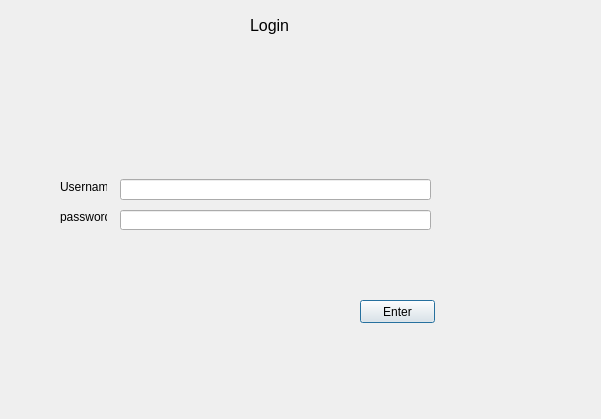
<?xml version="1.0" encoding="UTF-8"?>
<ui version="4.0">
 <class>devwindow</class>
 <widget class="QDialog" name="devwindow">
  <property name="geometry">
   <rect>
    <x>0</x>
    <y>0</y>
    <width>601</width>
    <height>419</height>
   </rect>
  </property>
  <property name="windowTitle">
   <string>Login</string>
  </property>
  <widget class="QLabel" name="label">
   <property name="geometry">
    <rect>
     <x>250</x>
     <y>10</y>
     <width>71</width>
     <height>31</height>
    </rect>
   </property>
   <property name="palette">
    <palette>
     <active>
      <colorrole role="Button">
       <brush brushstyle="SolidPattern">
        <color alpha="255">
         <red>39</red>
         <green>240</green>
         <blue>196</blue>
        </color>
       </brush>
      </colorrole>
      <colorrole role="LinkVisited">
       <brush brushstyle="SolidPattern">
        <color alpha="255">
         <red>87</red>
         <green>154</green>
         <blue>255</blue>
        </color>
       </brush>
      </colorrole>
     </active>
     <inactive>
      <colorrole role="Button">
       <brush brushstyle="SolidPattern">
        <color alpha="255">
         <red>39</red>
         <green>240</green>
         <blue>196</blue>
        </color>
       </brush>
      </colorrole>
      <colorrole role="LinkVisited">
       <brush brushstyle="SolidPattern">
        <color alpha="255">
         <red>87</red>
         <green>154</green>
         <blue>255</blue>
        </color>
       </brush>
      </colorrole>
     </inactive>
     <disabled>
      <colorrole role="Button">
       <brush brushstyle="SolidPattern">
        <color alpha="255">
         <red>39</red>
         <green>240</green>
         <blue>196</blue>
        </color>
       </brush>
      </colorrole>
      <colorrole role="LinkVisited">
       <brush brushstyle="SolidPattern">
        <color alpha="255">
         <red>87</red>
         <green>154</green>
         <blue>255</blue>
        </color>
       </brush>
      </colorrole>
     </disabled>
    </palette>
   </property>
   <property name="font">
    <font>
     <pointsize>12</pointsize>
     <weight>50</weight>
     <bold>false</bold>
    </font>
   </property>
   <property name="text">
    <string>Login</string>
   </property>
  </widget>
  <widget class="QLineEdit" name="userEdit">
   <property name="geometry">
    <rect>
     <x>120</x>
     <y>179</y>
     <width>311</width>
     <height>21</height>
    </rect>
   </property>
  </widget>
  <widget class="QLabel" name="label_2">
   <property name="geometry">
    <rect>
     <x>60</x>
     <y>180</y>
     <width>47</width>
     <height>13</height>
    </rect>
   </property>
   <property name="text">
    <string>Username </string>
   </property>
  </widget>
  <widget class="QLabel" name="label_3">
   <property name="geometry">
    <rect>
     <x>60</x>
     <y>210</y>
     <width>47</width>
     <height>13</height>
    </rect>
   </property>
   <property name="text">
    <string>password</string>
   </property>
  </widget>
  <widget class="QLineEdit" name="passEdit">
   <property name="geometry">
    <rect>
     <x>120</x>
     <y>210</y>
     <width>311</width>
     <height>20</height>
    </rect>
   </property>
  </widget>
  <widget class="QPushButton" name="enterBtn">
   <property name="geometry">
    <rect>
     <x>360</x>
     <y>300</y>
     <width>75</width>
     <height>23</height>
    </rect>
   </property>
   <property name="text">
    <string>Enter</string>
   </property>
  </widget>
 </widget>
 <resources/>
 <connections/>
</ui>
